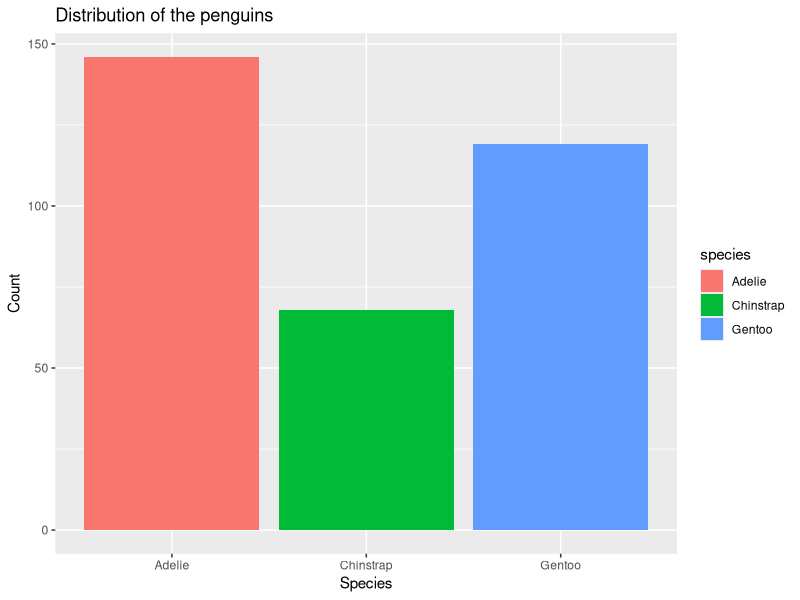
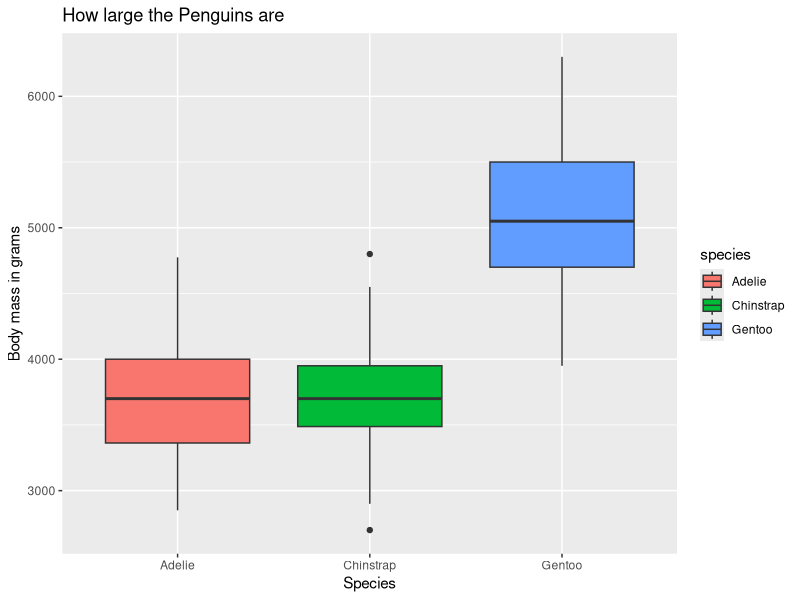
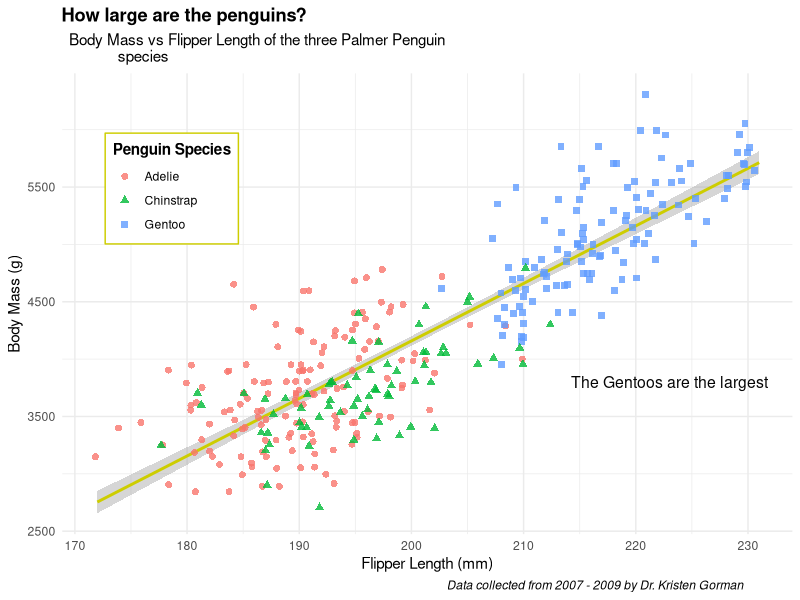
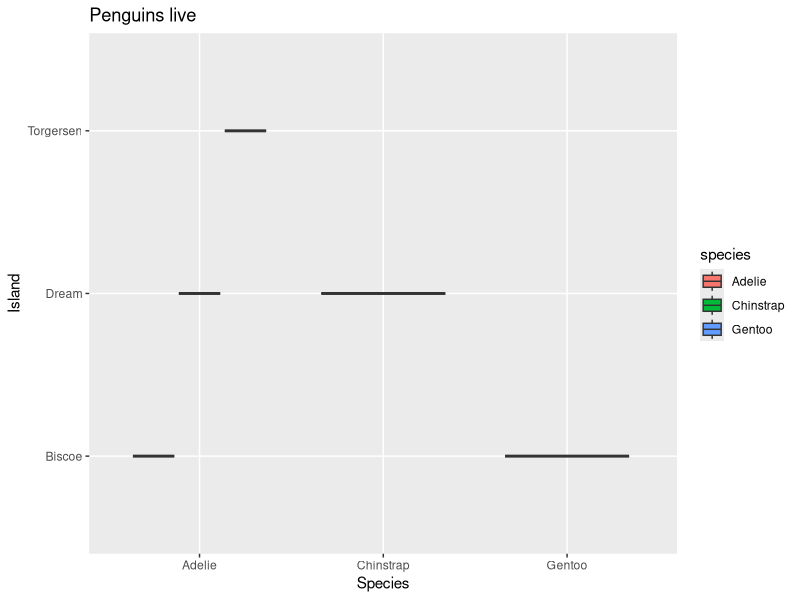
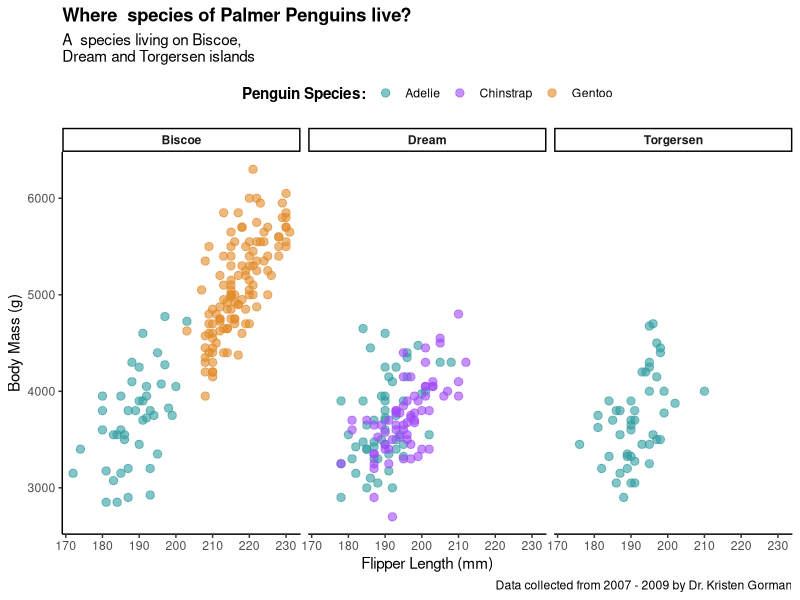
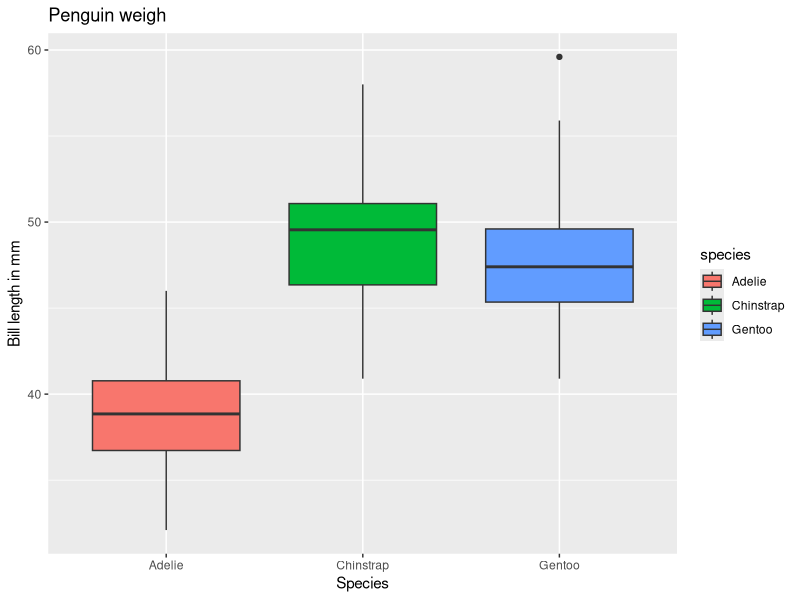
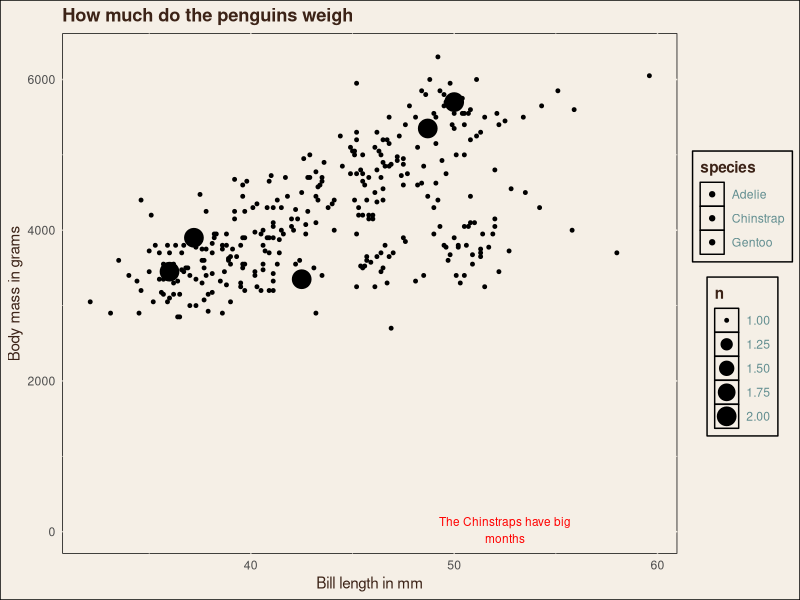

Write R code to recreate these figures, in order.
# data visualization
# Import libraries
# Import dataset
install.packages("tidyverse")

library(palmerpenguins)
library(ggplot2)
library(dplyr)

# view the dataset
head(penguins)
View(penguins)
str(penguins)


# check for missing values
sum(is.na(penguins))

# cheecking the column of missing values
colSums(is.na(penguins))



# After checking the data set we see their
# are 19 missing values så i decided to drop them
penguins <- na.omit(penguins)

# checking one more time for missing values
sum(is.na(penguins))

# cheecking the column of missing values
colSums(is.na(penguins))


# Checking the statistical summary of the dataset
summary(penguins)

# Checking the number of rows and columns
dim(penguins)

# Checking the number of unique values in each column
sapply(penguins, function(x) length(unique(x)))

# Visualization 1
# Plotting the distribution of the penguins
ggplot(penguins, aes(x = species, fill = species)) +
  geom_bar() +
  labs(title = "Distribution of the penguins",
       x = "Species",
       y = "Count")


# plotting how large are the penguins
# in this plot we can see that the Adelie penguins are the smallest
# and the Gentoo penguins are the largest

# Visualization 2
# Using boxplot
ggplot(penguins, aes(x = species, y = body_mass_g, fill = species)) +
  geom_boxplot() +
  labs(title = "How large the Penguins are",
       x = "Species",
       y = "Body mass in grams") 


### in this plot, we can see that the Chinstrap penguins are smaller than the other two species.
# I also created geom_smooth to see the trend of the penguin’s size. then I created a scatter plot to see
# the relationship between the body mass and the flipper length. I also added the geom_smooth to
# see the trend of the relationship.

# Visualization 3
pengi_l <- ggplot(data = penguins) +
  geom_smooth(mapping = aes(x = flipper_length_mm, y = body_mass_g), color =
                "yellow3", method = "lm") +
  geom_jitter(mapping = aes(x = flipper_length_mm, y = body_mass_g, color =
                              species, shape = species), size = 2, alpha = 0.8) +
  # Giving labels proper names
  labs(title = "How large are the penguins?",
       subtitle = "Body Mass vs Flipper Length of the three Palmer Penguin
species",
       caption = "Data collected from 2007 - 2009 by Dr. Kristen Gorman",
       color = "Penguin Species", 
       shape = "Penguin Species") + 
  # Giving x and y-xis proper names
  xlab(label = "Flipper Length (mm)") +
  ylab(label = "Body Mass (g)") +
  # Chosen theme for the plot
  theme_minimal() +
  # Styling of different elements in the visualization
  theme(legend.position = c(0.15, 0.75),
        legend.title = element_text(face = "bold"),
        legend.background = element_rect(color = "yellow3"),
        plot.title = element_text(hjust = 0.1, face = "bold"),
        plot.title.position = "plot",
        plot.subtitle = element_text(hjust = 0.15),
        plot.caption = element_text(hjust = 0.9, face= "italic"),
        plot.caption.position = "plot") +
  # Adding annotation
  annotate("text", x = 223, y = 3800, label = "The Gentoos are the largest",
           color = "grey2", size = 4)
pengi_l

# Where do the penguins live
# In this plot we can see that the Adelie penguins live in the
# northern hemisphere and the Gentoo penguins live in the southernhemisphere
# First checking the box plot for this

# Visualization 4
ggplot(penguins, aes(x = species, y = island, fill = species)) +
  geom_boxplot() +
  labs(title = "Penguins live",
       x = "Species",
       y = "Island")

### Visualization 5
live_Peng <- ggplot(data = penguins) +
  geom_point(mapping = aes(x = flipper_length_mm, y = body_mass_g, color =
                             species), size = 2.5, alpha = 0.6) +
  facet_wrap(~island) +
  # Giving labels proper names
  labs(title = "Where  species of Palmer Penguins live?",
       subtitle = "A  species living on Biscoe,
Dream and Torgersen islands",
       caption = "Data collected from 2007 - 2009 by Dr. Kristen Gorman",
       color = "Penguin Species:") +
  # Customizing the data point colors
  scale_color_manual(values = c("#319DA0","#A149FA", "#E38B29")) +
  # Giving x and y-xis proper names
  xlab(label = "Flipper Length (mm)") +
  ylab(label = "Body Mass (g)") +
  # Chosen theme for the plot
  theme_classic() +
  # Styling of different elements in the visualization
  theme(legend.position = "top",
        legend.title = element_text(face = "bold"),
        strip.text = element_text(face = "bold"),
        plot.title = element_text(face = "bold"))
live_Peng

# How much do the penguins weigh
# In this plot we can see that the Adelie penguins weigh the least
# and the Gentoo penguins weigh the most
# Visualization 6
ggplot(penguins, aes(x = species, y = bill_length_mm, fill = species)) +
  geom_boxplot() +
  labs(title = "Penguin weigh",
       x = "Species",
       y = "Bill length in mm")


### Visualization 7
weigh_peng <- ggplot(data = penguins) +
  geom_count(mapping = aes(x = bill_length_mm, y = body_mass_g, fill = species)) +
  labs(title = "How much do the penguins weigh",
       x = "Bill length in mm",
       y = "Body mass in grams") +
  theme_minimal() +
  theme(plot.title = element_text(face = "bold", color = "#3C2317"),
        plot.subtitle = element_text(face = "bold", color = "#628E90"),
        plot.caption = element_text(face = "italic", color = "#3C2317"),
        plot.background = element_rect(fill = "#F5EFE6"),
        panel.background = element_rect(fill = "#F5EFE6"),
        panel.grid = element_line(color = "#F5EFE6"),
        legend.title = element_text(face = "bold", color = "#3C2317"),
        legend.text = element_text(color = "#628E90"),
        legend.background = element_rect(fill = "#F5EFE6"),
        legend.key = element_rect(fill = "#F5EFE6"),
        legend.box.just = "top",
        axis.title = element_text(color = "#3C2317")) +
  annotate("text", x = 52.5, y = 21.4, label = "The Chinstraps have big
months", color = "red", size = 3)
weigh_peng



